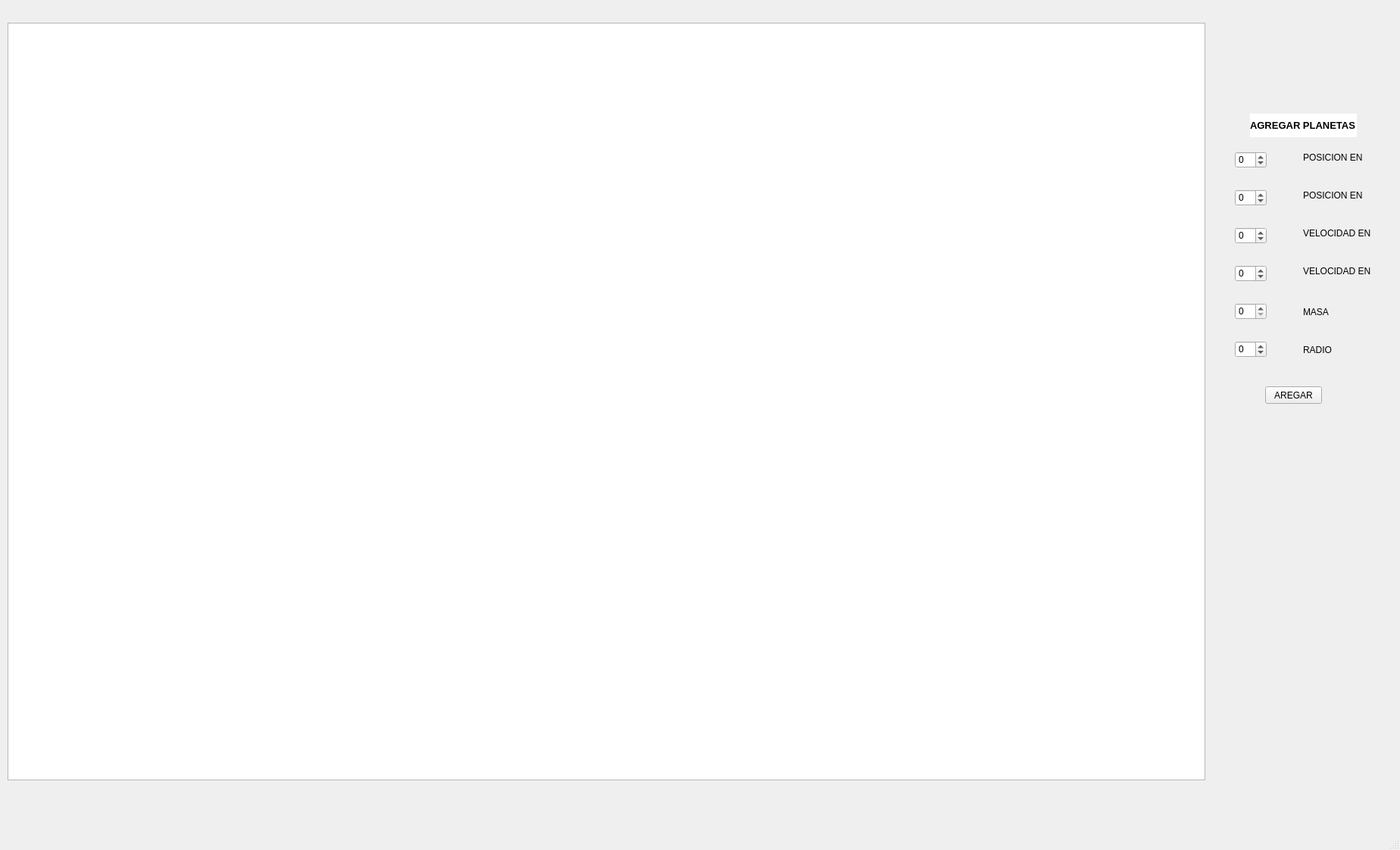
<?xml version="1.0" encoding="UTF-8"?>
<ui version="4.0">
 <class>MainWindow</class>
 <widget class="QMainWindow" name="MainWindow">
  <property name="geometry">
   <rect>
    <x>0</x>
    <y>0</y>
    <width>1848</width>
    <height>1122</height>
   </rect>
  </property>
  <property name="windowTitle">
   <string>MainWindow</string>
  </property>
  <widget class="QWidget" name="centralwidget">
   <widget class="QGraphicsView" name="graphicsView">
    <property name="geometry">
     <rect>
      <x>10</x>
      <y>30</y>
      <width>1581</width>
      <height>1000</height>
     </rect>
    </property>
   </widget>
   <widget class="QSpinBox" name="spinBox_6">
    <property name="geometry">
     <rect>
      <x>1630</x>
      <y>450</y>
      <width>42</width>
      <height>22</height>
     </rect>
    </property>
    <property name="minimum">
     <number>-10000</number>
    </property>
    <property name="maximum">
     <number>1000000</number>
    </property>
   </widget>
   <widget class="QSpinBox" name="spinBox">
    <property name="geometry">
     <rect>
      <x>1630</x>
      <y>200</y>
      <width>42</width>
      <height>22</height>
     </rect>
    </property>
    <property name="minimumSize">
     <size>
      <width>0</width>
      <height>0</height>
     </size>
    </property>
    <property name="minimum">
     <number>-1000000</number>
    </property>
    <property name="maximum">
     <number>1000000</number>
    </property>
   </widget>
   <widget class="QLabel" name="label_7">
    <property name="geometry">
     <rect>
      <x>1720</x>
      <y>455</y>
      <width>47</width>
      <height>13</height>
     </rect>
    </property>
    <property name="text">
     <string>RADIO </string>
    </property>
   </widget>
   <widget class="QLabel" name="label_4">
    <property name="geometry">
     <rect>
      <x>1720</x>
      <y>300</y>
      <width>91</width>
      <height>16</height>
     </rect>
    </property>
    <property name="text">
     <string>VELOCIDAD EN X</string>
    </property>
   </widget>
   <widget class="QLabel" name="label_2">
    <property name="geometry">
     <rect>
      <x>1720</x>
      <y>200</y>
      <width>81</width>
      <height>16</height>
     </rect>
    </property>
    <property name="text">
     <string>POSICION EN X</string>
    </property>
   </widget>
   <widget class="QLabel" name="label_6">
    <property name="geometry">
     <rect>
      <x>1720</x>
      <y>405</y>
      <width>47</width>
      <height>13</height>
     </rect>
    </property>
    <property name="text">
     <string>MASA</string>
    </property>
   </widget>
   <widget class="QSpinBox" name="spinBox_2">
    <property name="geometry">
     <rect>
      <x>1630</x>
      <y>250</y>
      <width>42</width>
      <height>22</height>
     </rect>
    </property>
    <property name="minimum">
     <number>-1000000</number>
    </property>
    <property name="maximum">
     <number>1000000</number>
    </property>
   </widget>
   <widget class="QLabel" name="label_3">
    <property name="geometry">
     <rect>
      <x>1720</x>
      <y>250</y>
      <width>81</width>
      <height>16</height>
     </rect>
    </property>
    <property name="text">
     <string>POSICION EN Y</string>
    </property>
   </widget>
   <widget class="QLabel" name="label_5">
    <property name="geometry">
     <rect>
      <x>1720</x>
      <y>350</y>
      <width>91</width>
      <height>16</height>
     </rect>
    </property>
    <property name="text">
     <string>VELOCIDAD EN Y</string>
    </property>
   </widget>
   <widget class="QSpinBox" name="spinBox_4">
    <property name="geometry">
     <rect>
      <x>1630</x>
      <y>350</y>
      <width>42</width>
      <height>22</height>
     </rect>
    </property>
    <property name="minimum">
     <number>-999</number>
    </property>
    <property name="maximum">
     <number>999</number>
    </property>
   </widget>
   <widget class="QSpinBox" name="spinBox_5">
    <property name="geometry">
     <rect>
      <x>1630</x>
      <y>400</y>
      <width>42</width>
      <height>22</height>
     </rect>
    </property>
    <property name="minimum">
     <number>0</number>
    </property>
    <property name="maximum">
     <number>100000</number>
    </property>
    <property name="value">
     <number>0</number>
    </property>
   </widget>
   <widget class="QPushButton" name="pushButton_2">
    <property name="geometry">
     <rect>
      <x>1670</x>
      <y>510</y>
      <width>75</width>
      <height>23</height>
     </rect>
    </property>
    <property name="text">
     <string>AREGAR</string>
    </property>
   </widget>
   <widget class="QLabel" name="label">
    <property name="geometry">
     <rect>
      <x>1650</x>
      <y>150</y>
      <width>141</width>
      <height>31</height>
     </rect>
    </property>
    <property name="font">
     <font>
      <family>Arial</family>
      <pointsize>10</pointsize>
      <weight>75</weight>
      <bold>true</bold>
     </font>
    </property>
    <property name="styleSheet">
     <string notr="true">background-color: rgb(255, 255, 255);</string>
    </property>
    <property name="text">
     <string>AGREGAR PLANETAS</string>
    </property>
   </widget>
   <widget class="QSpinBox" name="spinBox_3">
    <property name="geometry">
     <rect>
      <x>1630</x>
      <y>300</y>
      <width>42</width>
      <height>22</height>
     </rect>
    </property>
    <property name="minimum">
     <number>-999</number>
    </property>
    <property name="maximum">
     <number>999</number>
    </property>
   </widget>
  </widget>
  <widget class="QMenuBar" name="menubar">
   <property name="geometry">
    <rect>
     <x>0</x>
     <y>0</y>
     <width>1848</width>
     <height>21</height>
    </rect>
   </property>
  </widget>
  <widget class="QStatusBar" name="statusbar"/>
 </widget>
 <resources/>
 <connections/>
</ui>
